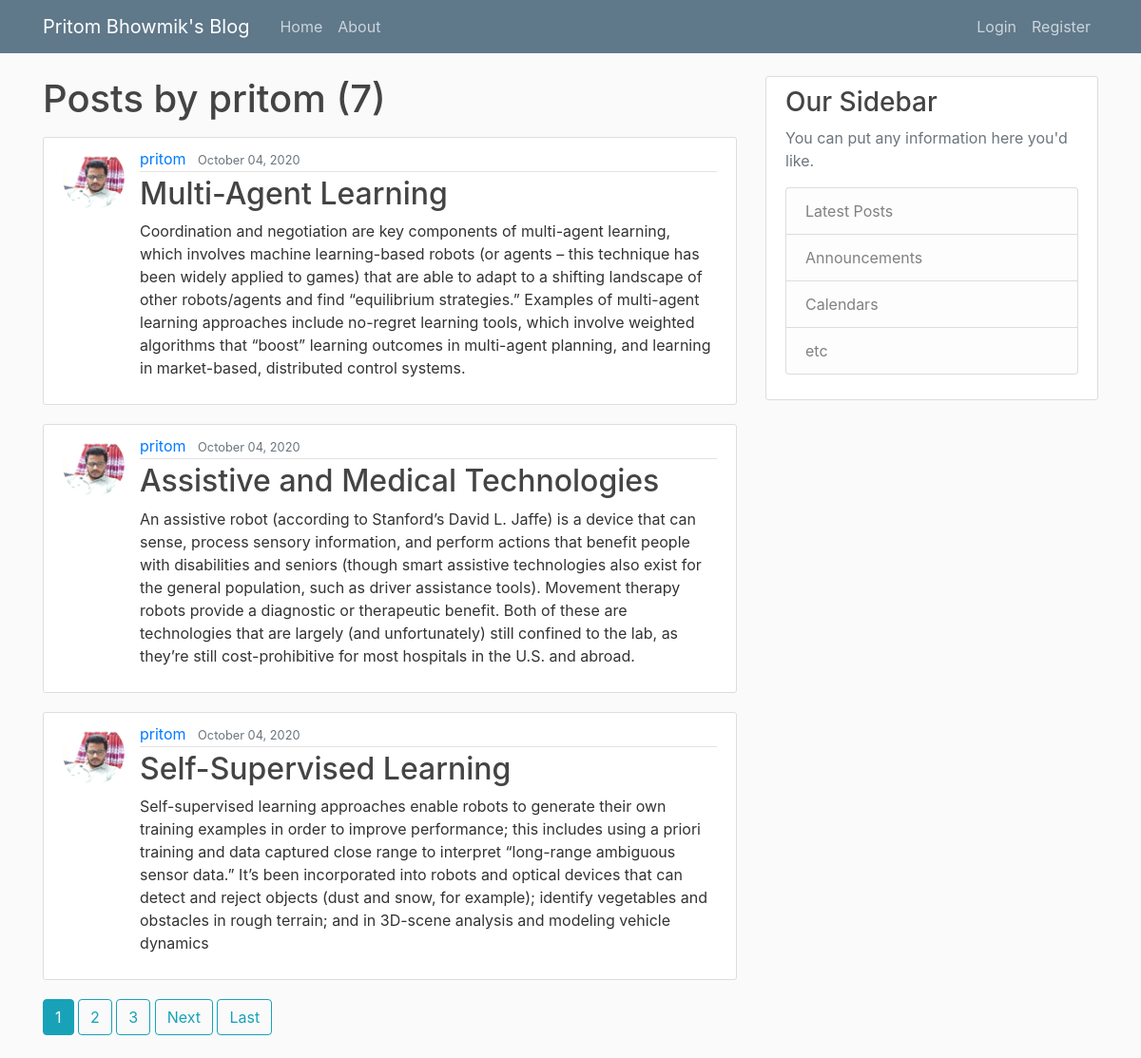
Page /user/pritom on the committed database.
### blog/models.py (models this page shows, shortened)
class Post(models.Model):
    title = models.CharField(max_length=100)
    content = models.TextField()
    date_posted = models.DateTimeField(default=timezone.now)
    author = models.ForeignKey(User, on_delete=models.CASCADE)

### users/models.py (models this page shows, shortened)
class Profile(models.Model):
    user = models.OneToOneField(User, on_delete=models.CASCADE)
    image = models.ImageField(default='default.jpg', upload_to='profile_pics')

### blog/views.py (the view)
# urls.py: path('user/<str:username>', UserPostListView.as_view(), name='user-posts'),
class UserPostListView(ListView):
    model = Post
    template_name = 'blog/user_posts.html'  # <app>/<model>_<viewtype>.html
    context_object_name = 'posts'
    paginate_by = 3
    def get_queryset(self):
        user = get_object_or_404(User, username=self.kwargs.get('username'))
        return Post.objects.filter(author=user).order_by('-date_posted')

### blog/templates/blog/user_posts.html (shortened to what this page needs)
{% extends "blog/base.html" %} {% block content %}
    <h1 class="mb-3"> Posts by {{ view.kwargs.username }} ({{ page_obj.paginator.count }})</h1>
    {% for post in posts %}
  <article class="media content-section">
    <img
      class="rounded-circle article-img"
      src="{{ post.author.profile.image.url }} "
    />
    <div class="media-body">
      <div class="article-metadata">
        <a class="mr-2" href="{% url 'user-posts' post.author.username %}">{{ post.author }}</a>
        <small class="text-muted">{{ post.date_posted |date:"F d, Y" }}</small>
      </div>
      <h2>
        <a class="article-title" href="{% url 'post-detail' post.id %}">
          {{ post.title }}</a
        >
      </h2>
      <p class="article-content">{{ post.content }}</p>
  </article>
  {% endfor %}
  {% if is_paginated %}
    {% for num in page_obj.paginator.page_range %}
      {% if page_obj.number == num %}
        <a class="btn btn-info mb-4" href="?page={{ num }}">{{ num }}</a>
      {% elif num > page_obj.number|add:'-3' and num < page_obj.number|add:'3' %}
        <a class="btn btn-outline-info mb-4" href="?page={{ num }}">{{ num }}</a>
      {% endif  %}
    {% endfor %}
    {% if page_obj.has_next %}
      <a class="btn btn-outline-info mb-4" href="?page={{ page_obj.next_page_number }}">Next</a>
      <a class="btn btn-outline-info mb-4" href="?page={{ page_obj.paginator.num_pages }}">Last</a>
      {% endif %}
    {% endif %}
{% endblock content %}

### blog/static/blog/main.css (style rules this page uses)
body { background: #fafafa; color: #333333; margin-top: 5rem; }
h1, h2, h3, h4, h5, h6 { color: #444444; }
.content-section { background: #ffffff; padding: 10px 20px; border: 1px solid #dddddd; border-radius: 3px; margin-bottom: 20px; }
.article-title { color: #444444; }
.article-content { white-space: pre-line; }
.article-img { height: 65px; width: 65px; margin-right: 16px; }
.article-metadata { padding-bottom: 1px; margin-bottom: 4px; border-bottom: 1px solid #e3e3e3; }

### rows in the picture
Post: author.profile.image (picture), author "pritom", date_posted "October 04, 2020", title "Multi-Agent Learning", content "Coordination and negotiation are key components of multi-agent learning, which involves machine learning-based robots (or agents – this technique has been widely applied to games) that are able to adapt to a shifting landscape of other robots/agents and find “equilibrium strategies.” Examples of multi-agent learning approaches include no-regret learning tools, which involve weighted algorithms that “boost” learning outcomes in multi-agent planning, and learning in market-based, distributed control systems."
Post: author.profile.image (picture), author "pritom", date_posted "October 04, 2020", title "Assistive and Medical Technologies", content "An assistive robot (according to Stanford’s David L. Jaffe) is a device that can sense, process sensory information, and perform actions that benefit people with disabilities and seniors (though smart assistive technologies also exist for the general population, such as driver assistance tools). Movement therapy robots provide a diagnostic or therapeutic benefit. Both of these are technologies that are largely (and unfortunately) still confined to the lab, as they’re still cost-prohibitive for most hospitals in the U.S. and abroad."
Post: author.profile.image (picture), author "pritom", date_posted "October 04, 2020", title "Self-Supervised Learning", content "Self-supervised learning approaches enable robots to generate their own training examples in order to improve performance; this includes using a priori training and data captured close range to interpret “long-range ambiguous sensor data.” It’s been incorporated into robots and optical devices that can detect and reject objects (dust and snow, for example); identify vegetables and obstacles in rough terrain; and in 3D-scene analysis and modeling vehicle dynamics"

### other values in the picture
{{ view.kwargs.username }} "pritom"
{{ page_obj.paginator.count }} "7"
{{ num }} "1"
{{ num }} "2" "3"
